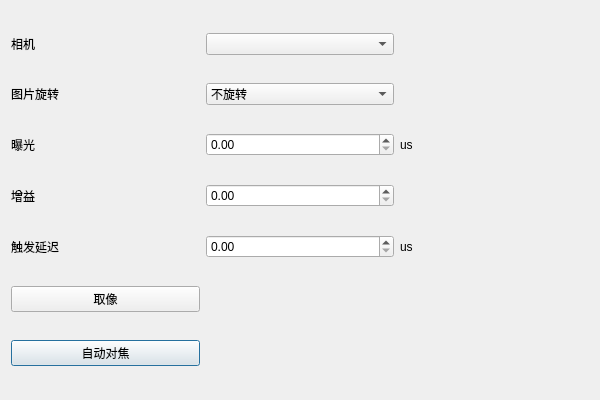
<?xml version="1.0" encoding="UTF-8"?>
<ui version="4.0">
 <class>DialogLineCam</class>
 <widget class="QDialog" name="DialogLineCam">
  <property name="geometry">
   <rect>
    <x>0</x>
    <y>0</y>
    <width>600</width>
    <height>400</height>
   </rect>
  </property>
  <property name="windowTitle">
   <string>Dialog</string>
  </property>
  <layout class="QGridLayout" name="gridLayout">
   <item row="4" column="1">
    <widget class="QDoubleSpinBox" name="doubleSpinBox_trigger_delay">
     <property name="maximum">
      <double>1000000.000000000000000</double>
     </property>
    </widget>
   </item>
   <item row="2" column="1">
    <widget class="QDoubleSpinBox" name="doubleSpinBox_exposure">
     <property name="maximum">
      <double>1000000.000000000000000</double>
     </property>
    </widget>
   </item>
   <item row="0" column="0">
    <widget class="QLabel" name="label">
     <property name="text">
      <string>相机</string>
     </property>
    </widget>
   </item>
   <item row="2" column="0">
    <widget class="QLabel" name="label_3">
     <property name="text">
      <string>曝光</string>
     </property>
    </widget>
   </item>
   <item row="6" column="0">
    <widget class="QPushButton" name="pushButton_check_one_2">
     <property name="text">
      <string>自动对焦</string>
     </property>
     <property name="checkable">
      <bool>true</bool>
     </property>
    </widget>
   </item>
   <item row="3" column="0">
    <widget class="QLabel" name="label_5">
     <property name="text">
      <string>增益</string>
     </property>
    </widget>
   </item>
   <item row="4" column="0">
    <widget class="QLabel" name="label_6">
     <property name="text">
      <string>触发延迟</string>
     </property>
    </widget>
   </item>
   <item row="5" column="0">
    <widget class="QPushButton" name="pushButton_check_one">
     <property name="text">
      <string>取像</string>
     </property>
    </widget>
   </item>
   <item row="2" column="2">
    <widget class="QLabel" name="label_4">
     <property name="text">
      <string>us</string>
     </property>
    </widget>
   </item>
   <item row="4" column="2">
    <widget class="QLabel" name="label_7">
     <property name="text">
      <string>us</string>
     </property>
    </widget>
   </item>
   <item row="0" column="1">
    <widget class="QComboBox" name="comboBox_cam"/>
   </item>
   <item row="3" column="1">
    <widget class="QDoubleSpinBox" name="doubleSpinBox_gain"/>
   </item>
   <item row="1" column="0">
    <widget class="QLabel" name="label_2">
     <property name="text">
      <string>图片旋转</string>
     </property>
    </widget>
   </item>
   <item row="1" column="1">
    <widget class="QComboBox" name="comboBox_camRotate">
     <item>
      <property name="text">
       <string>不旋转</string>
      </property>
     </item>
     <item>
      <property name="text">
       <string>顺时针90度</string>
      </property>
     </item>
     <item>
      <property name="text">
       <string>顺时针180度</string>
      </property>
     </item>
     <item>
      <property name="text">
       <string>顺时针270度</string>
      </property>
     </item>
    </widget>
   </item>
  </layout>
 </widget>
 <resources/>
 <connections/>
</ui>
